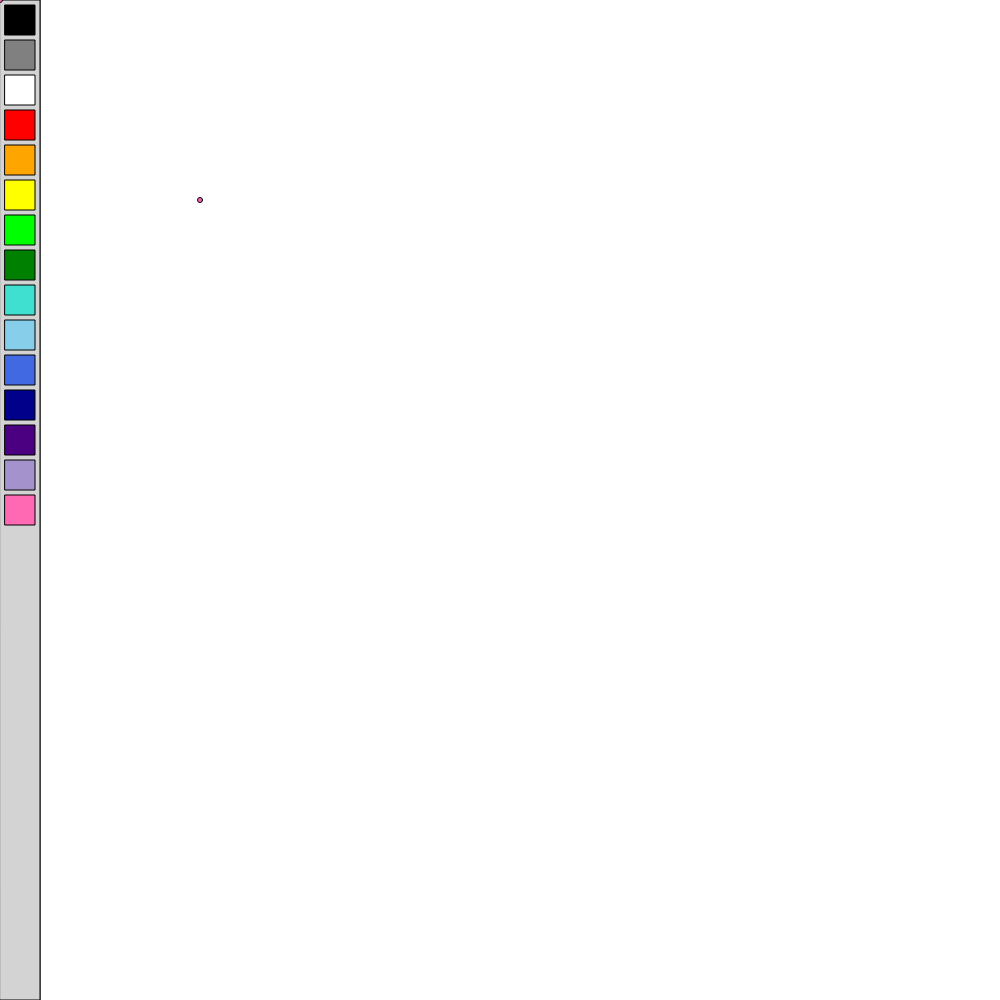
Frame 1 (no input)
Frame 60 (no input): identical to frame 1, image omitted
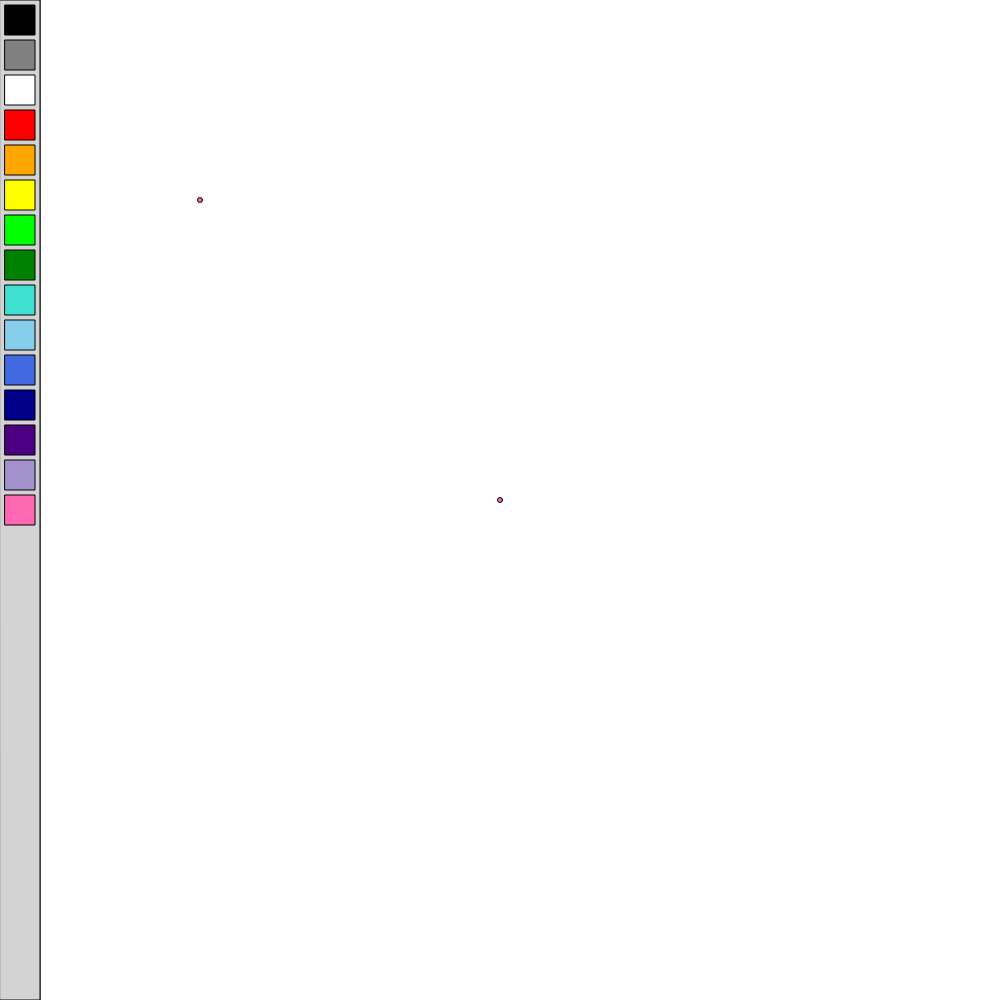
Frame 120 (the mouse pressed at the canvas centre since frame 60)

The p5.js sketch that drew these frames (run headless with seeded random() and noise() and a simulated clock; from frame 60 on, the mouse is pressed at the canvas centre):

// p5.js sketch
// ── sketch.js
let pencolor;
let pensize = 5;

//pallete squares size
pltsize = 30;


function setup() {
  createCanvas(1000, 1000);
}


function draw() {
  background(255);
  noCursor();
  createPallete();
  coloringPen();
  chooseColor();
  circle(200, 200, 5);

}




//Placeholder for colors in the pallete



function pltBlock(x, y, size, color) {
  fill(color);
  square(x, y, size);
}

function createPallete() {

  //pallete area
  line (40, 0 , 40, 1000);
  fill('lightgray');
  rect(0, 0, 40, 1000);

  //black
  pltBlock(5, 5, pltsize, 'black');

  //gray
  pltBlock(5, 40, pltsize, 'gray');

  //white
  pltBlock(5, 75, pltsize, 'white');

  //red
  pltBlock(5, 110, pltsize, 'red');

  //orange
  pltBlock(5, 145, pltsize, 'orange');

  //yellow
  pltBlock(5, 180, pltsize, 'yellow');

  //lime
  pltBlock(5, 215, pltsize, 'lime');

  //green
  pltBlock(5, 250, pltsize, 'green');

  //turquoise
  pltBlock(5, 285, pltsize, 'turquoise');

  //sky blue
  pltBlock(5, 320, pltsize, 'skyblue');

  //blue
  pltBlock(5, 355, pltsize, 'royalblue');

  //darkblue
  pltBlock(5, 390, pltsize, 'darkblue');

  //violet
  pltBlock(5, 425, pltsize, 'indigo');

  //lavendar
  pltBlock(5, 460, pltsize, '#a392cb');

  //pink
  pltBlock(5, 495, pltsize, 'hotpink');
}



function coloringPen() {
  circle(mouseX, mouseY,  pensize);
}

function drawPen() {
  if (mouseIsPressed()) {
    fill(pencolor);
    stroke(0);
    circle(mouseX, mouseY, pensize);
  }

}

function chooseSize() {

}



//when color from pallete is clicked on, color of pen changes
function chooseColor() {

  if (mouseIsPressed && (mouseX > 5)&&(mouseX <= 30)) {

    //blacked pressed
    if (mouseY > 5 && mouseY < 35) {
      pencolor = 'black';
    }

    //gray pressed
    if (mouseY > 40 && mouseY < 70) {
      pencolor = 'gray';
    }

    //white pressed
    if (mouseY > 75 && mouseY < 105) {
      pencolor = 'white';
    }

    //red pressed
    if (mouseY > 110 && mouseY < 140) {
      pencolor = 'red';
    }

    //orange pressed
    if (mouseY > 145 && mouseY < 175) {
      pencolor = 'orange';
    }

    //yellow pressed
    if (mouseY > 180 && mouseY < 210) {
      pencolor = 'yellow';
    }

    // lime pressed
    if (mouseY > 215 && mouseY < 245) {
      pencolor = 'lime';
    }

    //green pressed
    if (mouseY > 250 && mouseY < 280) {
      pencolor = 'green';
    }

    //turquoise pressed
    if (mouseY > 285 && mouseY < 315) {
      pencolor = 'turquoise';
  }

    //skyblue pressed
    if (mouseY > 320 && mouseY < 350) {
      pencolor = 'skyblue';
    }

    //blue pressed
    if (mouseY > 355 && mouseY < 385) {
      pencolor = 'royalblue';
    }

    //darkblue pressed
    if (mouseY > 390 && mouseY < 420) {
      pencolor = 'darkblue';
    }

    //purple pressed
    if (mouseY > 425 && mouseY < 455) {
    pencolor = 'indigo';
  }

    //lavendar pressed
    if (mouseY > 460 && mouseY < 490) {
      pencolor = '#a392cb';
    }

  //pink pressed
    if (mouseY > 495 && mouseY < 525) {
      pencolor = 'hotpink';
    }
  }
}
